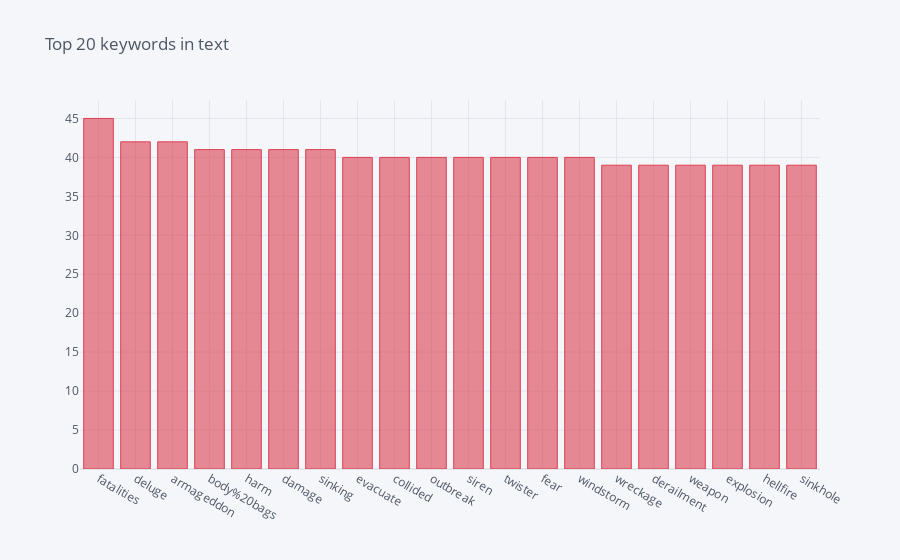

Notebook cell for this chart:
### Code cell
print(f"There are {train_df.keyword.nunique()} in the train set") # Total number of unique keywords

train_df.keyword.value_counts()[:20].iplot(kind='bar', title='Top 20 keywords in text', color='red')

### Figure 1 — Plotly figure (JSON) as saved in the notebook; plotly's stock layout.template omitted (floating-point values rounded to 4 significant figures)
{"data": [{"marker": {"color": "rgba(219, 64, 82, 0.6)", "line": {"color": "rgba(219, 64, 82, 1.0)", "width": 1}}, "name": "keyword", "orientation": "v", "text": "", "type": "bar", "x": ["fatalities", "deluge", "armageddon", "body%20bags", "harm", "damage", "sinking", "evacuate", "collided", "outbreak", "siren", "twister", "fear", "windstorm", "wreckage", "derailment", "weapon", "explosion", "hellfire", "sinkhole"], "y": [45, 42, 42, 41, 41, 41, 41, 40, 40, 40, 40, 40, 40, 40, 39, 39, 39, 39, 39, 39]}], "layout": {"legend": {"bgcolor": "#F5F6F9", "font": {"color": "#4D5663"}}, "paper_bgcolor": "#F5F6F9", "plot_bgcolor": "#F5F6F9", "title": {"font": {"color": "#4D5663"}, "text": "Top 20 keywords in text"}, "xaxis": {"gridcolor": "#E1E5ED", "showgrid": true, "tickfont": {"color": "#4D5663"}, "title": {"font": {"color": "#4D5663"}, "text": ""}, "zerolinecolor": "#E1E5ED"}, "yaxis": {"gridcolor": "#E1E5ED", "showgrid": true, "tickfont": {"color": "#4D5663"}, "title": {"font": {"color": "#4D5663"}, "text": ""}, "zerolinecolor": "#E1E5ED"}}}
